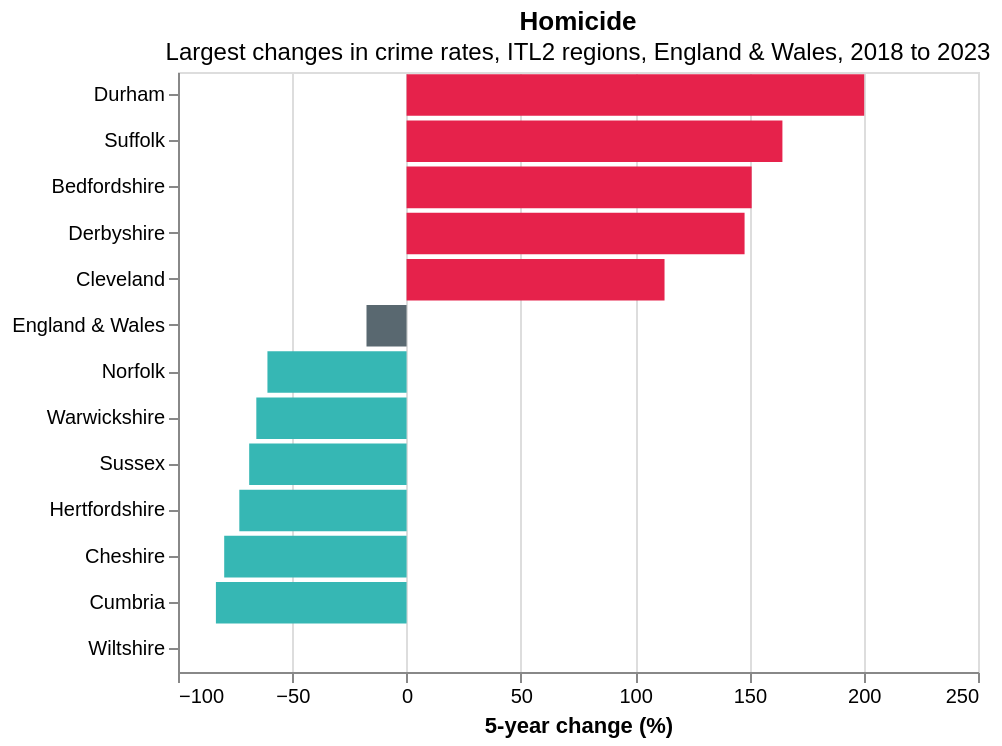

This figure's Vega-Lite source:
### Vega-Lite specification from a JSON file in a GitHub repository (floating-point values rounded to 4 significant figures)
{"config": {"view": {"continuousWidth": 300, "continuousHeight": 300}}, "layer": [{"data": {"name": "data-9c00aa9dc2b1c1a0b4bf9b34ead12925"}, "mark": {"type": "line", "color": "#gray", "size": 2}, "encoding": {"x": {"field": "x", "type": "quantitative"}}}, {"data": {"name": "data-b798cdfcd336a7e9a16d783c68f80706"}, "mark": {"type": "bar"}, "encoding": {"color": {"field": "colour", "scale": null, "type": "nominal"}, "tooltip": [{"field": "Area Name", "type": "nominal"}, {"field": "Crime type", "type": "nominal"}, {"field": "5-year change", "type": "quantitative"}], "x": {"axis": {"title": "5-year change (%)"}, "field": "5-year change", "type": "quantitative"}, "y": {"axis": {"title": ""}, "field": "Area Name", "sort": "-x", "type": "nominal"}}, "name": "view_39", "title": {"text": "Homicide", "subtitle": "Largest changes in crime rates, ITL2 regions, England & Wales, 2018 to 2023"}}], "height": 300, "params": [{"name": "param_335", "select": {"type": "interval", "encodings": ["x", "y"]}, "bind": "scales", "views": ["view_39"]}], "width": 400, "$schema": "https://vega.github.io/schema/vega-lite/v5.8.0.json", "datasets": {"data-9c00aa9dc2b1c1a0b4bf9b34ead12925": [{"x": 0}], "data-b798cdfcd336a7e9a16d783c68f80706": [{"Area Code": "E23000038", "Area Name": "Wiltshire", "Crime type": "Homicide", "rate (2018)": 0.0, "rate (2023)": 0.005354, "5-year change": null, "colour": "#e6224b"}, {"Area Code": "E23000008", "Area Name": "Durham", "Crime type": "Homicide", "rate (2018)": 0.004762, "rate (2023)": 0.0143, "5-year change": 200.2, "colour": "#e6224b"}, {"Area Code": "E23000025", "Area Name": "Suffolk", "Crime type": "Homicide", "rate (2018)": 0.003963, "rate (2023)": 0.01048, "5-year change": 164.4, "colour": "#e6224b"}, {"Area Code": "E23000026", "Area Name": "Bedfordshire", "Crime type": "Homicide", "rate (2018)": 0.009028, "rate (2023)": 0.02266, "5-year change": 151.0, "colour": "#e6224b"}, {"Area Code": "E23000018", "Area Name": "Derbyshire", "Crime type": "Homicide", "rate (2018)": 0.003813, "rate (2023)": 0.009452, "5-year change": 147.9, "colour": "#e6224b"}, {"Area Code": "E23000013", "Area Name": "Cleveland", "Crime type": "Homicide", "rate (2018)": 0.01236, "rate (2023)": 0.02632, "5-year change": 112.9, "colour": "#e6224b"}, {"Area Code": "E23000002", "Area Name": "Cumbria", "Crime type": "Homicide", "rate (2018)": 0.01204, "rate (2023)": 0.001997, "5-year change": -83.41, "colour": "#36b7b4"}, {"Area Code": "E23000006", "Area Name": "Cheshire", "Crime type": "Homicide", "rate (2018)": 0.01802, "rate (2023)": 0.003643, "5-year change": -79.79, "colour": "#36b7b4"}, {"Area Code": "E23000027", "Area Name": "Hertfordshire", "Crime type": "Homicide", "rate (2018)": 0.009315, "rate (2023)": 0.002499, "5-year change": -73.17, "colour": "#36b7b4"}, {"Area Code": "E23000033", "Area Name": "Sussex", "Crime type": "Homicide", "rate (2018)": 0.02068, "rate (2023)": 0.006439, "5-year change": -68.86, "colour": "#36b7b4"}, {"Area Code": "E23000017", "Area Name": "Warwickshire", "Crime type": "Homicide", "rate (2018)": 0.01948, "rate (2023)": 0.006676, "5-year change": -65.74, "colour": "#36b7b4"}, {"Area Code": "E23000024", "Area Name": "Norfolk", "Crime type": "Homicide", "rate (2018)": 0.005566, "rate (2023)": 0.002178, "5-year change": -60.87, "colour": "#36b7b4"}, {"Area Code": "K04000001", "Area Name": "England & Wales", "Crime type": "Homicide", "rate (2018)": 0.01224, "rate (2023)": 0.01009, "5-year change": -17.53, "colour": "#596870"}]}}
